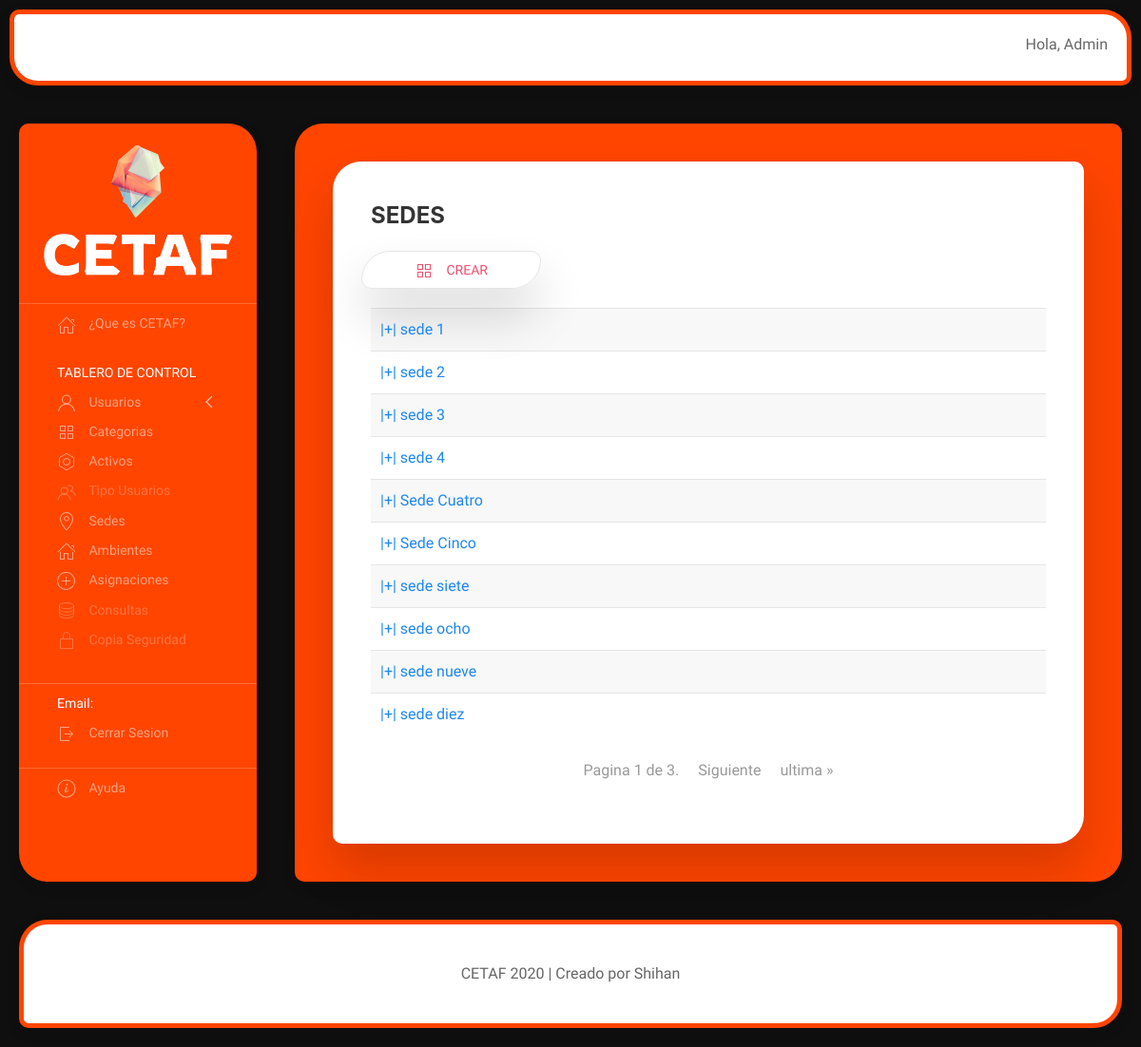
/sedes/ (signed in), run on the app's committed database.
### cetaf/models.py (models this page shows, shortened)
class Sede(models.Model):
    nombre = models.CharField(max_length=50)
    ciudad = models.CharField(max_length=50)

### cetaf/views.py (the view)
# urls.py: path('sedes/', views.lts_sedes, name='lts_sedes'),
@login_required(login_url="login")
def lts_sedes(request):
    lista = Sede.objects.all()
    paginador = Paginator(lista, 10)
    num_pagina = request.GET.get('page')
    obj_pagina = paginador.get_page(num_pagina)
    return render(request, 'sedes/index.html', {'obj_pagina': obj_pagina})

### cetaf/templates/sedes/index.html (shortened to what this page needs)
{% extends "home/index.html" %}
{% load static %}
{% block contenido %}
<div class="uk-card uk-card-default uk-card-body uk-align-center uk-box-shadow-xlarge uk-margin-small" style="border-radius: 30px 10px;">
    <h3 class="uk-card-title uk-text-bold">SEDES</h3>
    {% block contenido_sede %}
        <ul class="uk-nav-default uk-nav-parent-icon" uk-nav>
            <li class="uk-button uk-button-default uk-button-small uk-box-shadow-xlarge" style="border-radius: 30px 10px; margin-left: 30px"><a class="uk-text-danger" href="{% url 'crear_sede' %}"><span class="uk-margin-small-right" uk-icon="icon: thumbnails"></span> Crear</a></li>
        </ul>
        <ul class="uk-list uk-list-striped">
            {% for sede in obj_pagina %}
                <li><a href="{% url 'detalle_sede' sede.id %}" uk-toggle>|+| {{sede.nombre}}</a></li>
            {% endfor %}
        </ul>
        <div>
          <span>
              <ul class="uk-pagination uk-flex-center" uk-margin>
                  <span>
                      <li class="uk-disabled"><span>Pagina {{ obj_pagina.number }} de {{ obj_pagina.paginator.num_pages }}.</span></li>
                  </span>
                  {% if obj_pagina.has_next %}
                      <li><a href="?page={{ obj_pagina.next_page_number }}">Siguiente</a></li>
                      <li><a href="?page={{ obj_pagina.paginator.num_pages }}">ultima &raquo;</a></li>
                  {% endif %}
              </ul>
          </span>
        </div>
    {% endblock contenido_sede %}
</div>
{% endblock %}

### cetaf/templates/home/index.html (shortened to what this page needs)
<!doctype html>
{% load static %}
<html lang="en">
    <head>
        <link rel="stylesheet" href="{% static 'contenido/uikit/uikit.min.css' %}">
        <link rel="stylesheet" href="{% static 'contenido/estilo.css' %}">
    </head>
    <body>
        <div uk-grid>
            <div class="uk-width-expand@m">
                <div class="uk-card uk-card-default uk-card-body barra-superior">
                    <span class="uk-float-right">
                        Hola,
                        {{user.username}}
                    </span>
                </div>
            </div>
        </div>
        <div uk-grid>
            <div class="uk-visible@m">
                <div class="uk-card uk-card-default uk-card-body menu-lateral uk-light">
                    <ul class="uk-nav-default uk-nav-parent-icon" uk-nav>
                        <div class="uk-text-center">
                            <a href="{% url 'index' %}"><img src="{% static 'contenido/imagenes/logo_6.png' %}" alt="avatar" width="250px"></a>
                        </div>
                        <li class="uk-nav-divider"></li>
                        <li><a href="{% url 'acercade' %}"><span class="uk-margin-small-right" uk-icon="icon: home"></span> ¿Que es CETAF?</a></li>
                        <li class="uk-nav-header" style="margin-top:20px">TABLERO DE CONTROL</li>
                        <li class="uk-parent">
                            <a href="{% url 'crear_usuarios' %}" class=""><span class="uk-margin-small-right" uk-icon="icon: user"></span> Usuarios</a>
                        </li>
                        <li><a href="{% url 'lts_categoria' %}"><span class="uk-margin-small-right" uk-icon="icon: thumbnails"></span> Categorias</a></li>
                        <li><a href="{% url 'lts_activo' %}"><span class="uk-margin-small-right" uk-icon="icon: nut"></span> Activos</a></li>
                        <li><a href="#" class="deshabilitar"><span class="uk-margin-small-right" uk-icon="icon: users"></span> Tipo Usuarios</a></li>
                        <li><a href="{% url 'lts_sedes' %}"><span class="uk-margin-small-right" uk-icon="icon: location"></span> Sedes</a></li>
                        <li><a href="{% url 'lts_ambiente' %}"><span class="uk-margin-small-right" uk-icon="icon: home"></span> Ambientes</a></li>
                        <li><a href="{% url 'lts_asignacion' %}"><span class="uk-margin-small-right" uk-icon="icon: plus-circle"></span> Asignaciones</a></li>
                        <li><a href="#" class="deshabilitar"><span class="uk-margin-small-right" uk-icon="icon: database"></span> Consultas</a></li>
                        <li><a href="#" class="deshabilitar"><span class="uk-margin-small-right" uk-icon="icon: lock"></span> Copia Seguridad</a></li>
                        <li class="uk-nav-divider" style="margin-top:30px"></li>
                        <li class="uk-active"><a><span>Email:</span></a></li>
                        {% if user.username %}
                          <li><a href="{% url 'logout' %}"><span class="uk-margin-small-right" uk-icon="icon: sign-out"></span> Cerrar Sesion</a></li>
                        {% else %}
                          <li><a href="{% url 'login' %}"><span class="uk-margin-small-right" uk-icon="icon: sign-in"></span> Iniciar Sesion</a></li>
                        {% endif %}
                        <li class="uk-nav-divider" style="margin-top:20px"></li>
                        <li><a href="{% url 'ayuda' %}"><span class="uk-margin-small-right" uk-icon="icon: info"></span> Ayuda</a></li>
                  </ul>
                </div>
            </div>
            <div class="uk-width-expand@m">
                <div class="uk-card uk-card-default uk-card-body contenido-central">
                    {% block contenido %}{% endblock %}
                </div>
            </div>
        </div>
        <div uk-grid>
            <div class="uk-width-expand@m" style="margin-bottom: 20px">
                <div class="uk-card uk-card-default uk-card-body firma" style="text-align:center;">
                    <span>CETAF 2020 | Creado por Shihan</span>
                </div>
            </div>
        </div>
    </body>
</html>

### cetaf/templates/home/index.html (style rules this page uses)
html { background: #0f0f0f; background-size: cover; background-attachment: fixed; }
body { font-family: 'Inconsolata', monospace; }
.firma { float: bottom; margin-left: 20px; margin-right: 20px; border-radius: 30px 10px; opacity: 1; border: solid 5px orangered; }
.barra-superior { margin: 10px; padding: 20px; border-radius: 10px 30px; border: solid 5px orangered; height: 80px; }
@media (min-width: 900px) { .contenido-central { border-radius: 30px 10px; margin-right: 20px; margin-bottom: 20px; height: 100%; opacity: 1; background: orangered; } }
@media (min-width: 900px) { .menu-lateral { min-width: 250px; margin-left: 20px; margin-bottom: 20px; border-radius: 10px 30px; height: 100%; opacity: 1; background: orangered; } }
.deshabilitar { color: currentColor; cursor: not-allowed; opacity: 0.5; text-decoration: none; }

### data on the page
Sede: nombre "sede 1"
Sede: nombre "sede 2"
Sede: nombre "sede 3"
Sede: nombre "sede 4"
Sede: nombre "Sede Cuatro"
Sede: nombre "Sede Cinco"
Sede: nombre "sede siete"
Sede: nombre "sede ocho"
Sede: nombre "sede nueve"
Sede: nombre "sede diez"

### other printed values
{{ user.username }} "Admin"
{{ obj_pagina.number }} "1"
{{ obj_pagina.paginator.num_pages }} "3"
